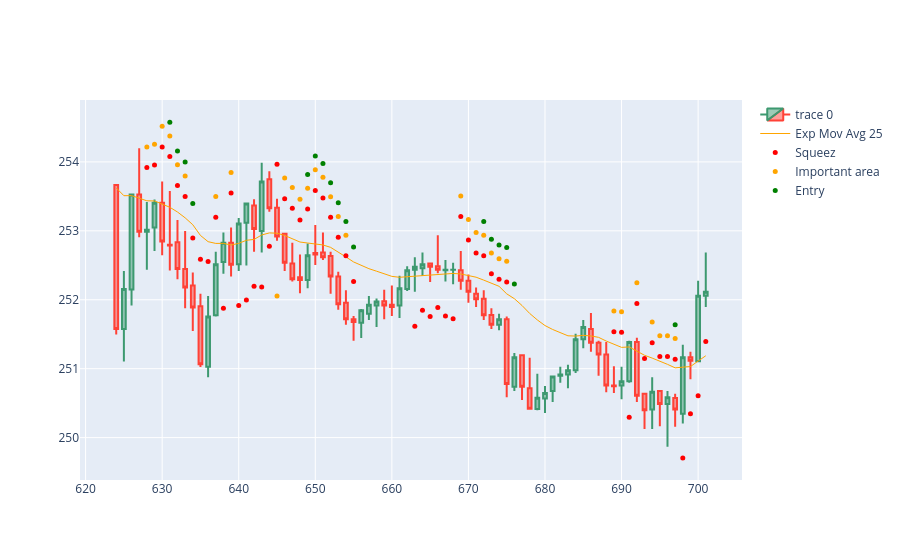

Notebook cell for this chart:
### Code cell
import plotly.io as pio
import plotly.graph_objects as go  
import numpy as np

'''
0:78
78:156
156:234
234:312
312:390 *
390:468 
468:546 *
546:624 *
624:702
702:780
780:858
858:936
936:1014
1014:1092
1092:1170
1170:1248
1248:1326
1326:1404
1404:1482
1482:1560
1560:1638
1638:1716
1716:1794
1794:1872
1872:1950
1950:2028
2028:2106
'''
dfpl = df[624:702]

fig = go.Figure(data=[
                    go.Candlestick(x=dfpl.index,
                                    open=dfpl['Open'],
                                    high=dfpl['High'],
                                    low=dfpl['Low'],
                                    close=dfpl['Close']),
                    go.Scatter(x=dfpl.index, y=dfpl['ema25'], line=dict(color='orange', width=1), name="Exp Mov Avg 25")
                ])

fig.add_scatter(x=dfpl.index, y=dfpl['squezzeArea'], mode="markers", marker=dict(size=5, color="red"), name="Squeez")
fig.add_scatter(x=dfpl.index, y=dfpl['squeezeCloseToEmaArea'], mode="markers", marker=dict(size=5, color="orange"), name="Important area")
fig.add_scatter(x=dfpl.index, y=dfpl['posibleBreakArea'], mode="markers", marker=dict(size=5, color="green"), name="Entry")

fig.update_layout(xaxis_rangeslider_visible=False)
fig.show()
